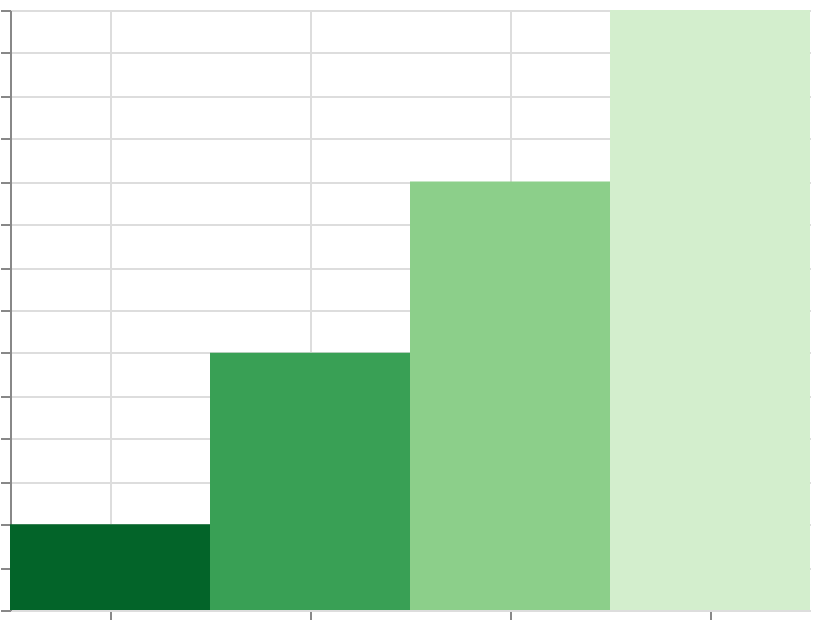

This figure's Vega-Lite source:
### Vega specification from a JSON file in a GitHub repository (floating-point values rounded to 4 significant figures)
{"$schema": "https://vega.github.io/schema/vega/v6.json", "width": 400, "height": 300, "padding": 5, "autosize": "none", "data": [{"name": "table", "values": [{"cat": "A", "val": 10}, {"cat": "B", "val": 30}, {"cat": "C", "val": 50}, {"cat": "D", "val": 70}]}], "scales": [{"name": "x", "type": "band", "domain": {"data": "table", "field": "cat", "sort": true}, "range": "width"}, {"name": "y", "type": "linear", "domain": {"data": "table", "field": "val"}, "range": [{"signal": "height"}, 0], "zero": true, "nice": true}, {"name": "color", "type": "sequential", "domain": {"data": "table", "field": "val"}, "scheme": "greens", "reverse": true}], "marks": [{"type": "rect", "from": {"data": "table"}, "encode": {"update": {"x": {"scale": "x", "field": "cat"}, "width": {"scale": "x", "band": 1}, "y": {"scale": "y", "field": "val"}, "y2": {"scale": "y", "value": 0}, "fill": {"scale": "color", "field": "val"}}}}], "axes": [{"scale": "x", "orient": "bottom", "grid": true, "labels": false}, {"scale": "y", "orient": "left", "grid": true, "labels": false}], "legends": [{"fill": "color", "title": "Growth"}]}
